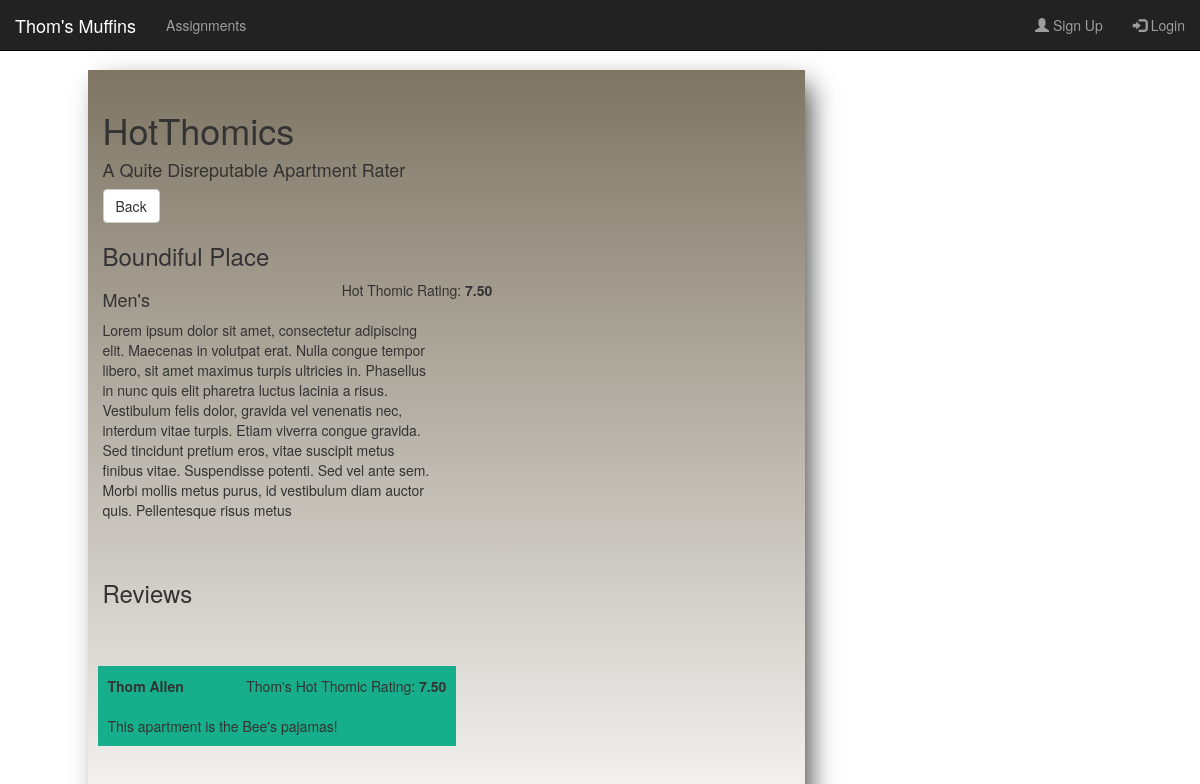
The app's page /assignments/phpDA/reviews.php?apt_id=1, older data.
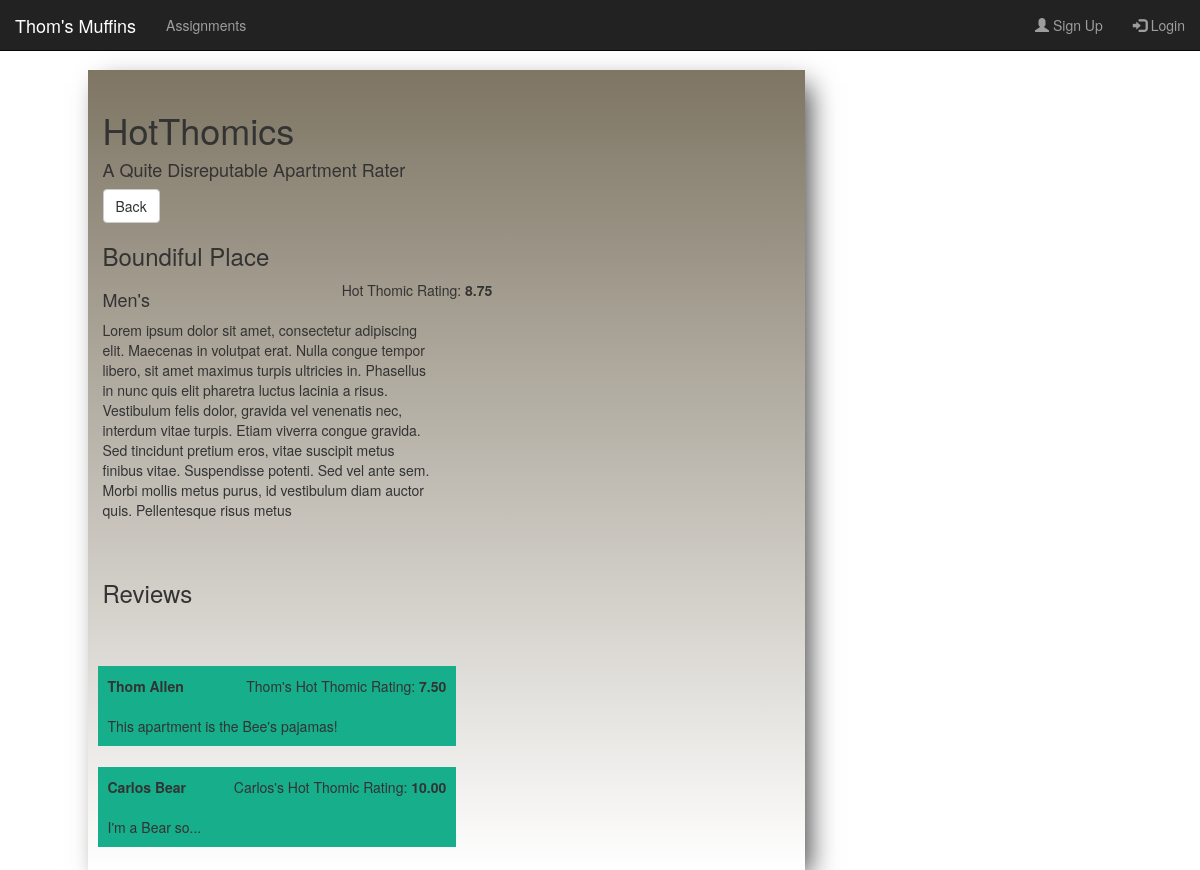
The same page, newer data.
### tables this page shows
CREATE TABLE complex
(
	id int NOT NULL AUTO_INCREMENT,
	name varchar(255) NOT NULL,
	description varchar(500) NOT NULL,
	gender_housing boolean NOT NULL,
	average_rating decimal(4, 2) NOT NULL,
	semester_price int NOT NULL,
	PRIMARY KEY (id)
);

CREATE TABLE user_review
(
	id int PRIMARY KEY NOT NULL AUTO_INCREMENT,
	user_id int NOT NULL,
	apt_id int NOT NULL,
	review varchar(1000),
	user_rating decimal(4, 2) NOT NULL,
	FOREIGN KEY (user_id) REFERENCES user(id),
	FOREIGN KEY (apt_id) REFERENCES complex(id)
);

CREATE TABLE user
(
	id int NOT NULL AUTO_INCREMENT UNIQUE,
	first_name varchar(80) NOT NULL,
	last_name varchar(80) NOT NULL,
	gender boolean NOT NULL,
	PRIMARY KEY (id)
);

### assignments/phpDA/reviews.php (the view, shortened to what this page needs)
<?php
    require_once('./db_user1.php');
    $apt_id = htmlspecialchars($_GET['apt_id']);
    $name = $description = $gender_housing = $average_rating = $semester_price = 0;
    try
    {
        foreach($db->query("SELECT name, description, gender_housing, average_rating, semester_price FROM complex WHERE id=$apt_id") as $row)
        {
            $apt_name = $row['name'];
            $description = $row['description'];
            $gender_housing = $row['gender_housing'];
            $average_rating = $row['average_rating'];
        }
        $results = $db->query("SELECT user_review.review, user_review.user_rating, user.first_name, user.last_name FROM user_review JOIN user ON user_review.user_id = user.id WHERE apt_id=$apt_id");
        $reviews = $results->fetchAll(PDO::FETCH_ASSOC);
    }
    catch (PDOException $ex)
    {
       echo 'Error!: ' . $ex->getMessage();
       die();
    }
?>
<html>
<head>
    <link rel="stylesheet" href="https://maxcdn.bootstrapcdn.com/bootstrap/3.3.6/css/bootstrap.min.css">
    <link rel="stylesheet" type="text/css" href="/cs313/app/css/main.css">
    <link rel="stylesheet" type="text/css" href="css/nav.css">
</head>
<body>
    <div class="row">
    <div class="content_div col-md-7 col-sm-8">
        <h1>HotThomics</h1>
        <h4>A Quite Disreputable Apartment Rater</h4>
        <a type="button" class="btn btn-default" role="button" href="./hotthomics.php">Back</a>
        <?php
            echo "<h3>" . $apt_name . "</h3>";
            echo "<div class='row'>";
            if (!$gender_housing) {
                echo "<h4 class='col-md-4 pull-left'>Men's</h4>";
            } else {
                echo "<h4 class='col-md-4 pull-left'>Women's</h4>";
            }
            echo "<div class='col-md-8 pull-right'>Hot Thomic Rating: <b>" . $average_rating . "</b></div>";
            echo "</div>";
            echo "<div class='row'>";
            echo "  <div class='col-md-6'>" . $description . "</div>";
            echo "  <div class='col-md-6'></div>";
            echo "</div>";
            echo "<br />";
            echo "<br />";
            echo "<h3>Reviews</h3><br />";
            echo "<br />";
            echo "<div class='row'>";
            foreach ($reviews as $value) {
                echo "<div class='user_review col-md-6'>";
                echo "<label class='pull-left'>" . $value["first_name"] . " " . $value["last_name"] . "</label>";
                echo "<div class='pull-right'>" . $value["first_name"]. "'s Hot Thomic Rating: <b>" . $value["user_rating"] . "</b></div><br />";
                echo "<br />";
                echo "<div class='pull-left'>" . $value["review"] . "</div>";
                echo "</div>";
                echo "<div class='col-md-6'></div>";
            }
            echo "</div>";
         ?>
    </div>
</body>
</html>

Row changes from the older to the newer data that the page shows:
changed complex "Boundiful Place": average_rating "7.50" → "8.75"
added user_review: user.first_name "Carlos", user.last_name "Bear", user_rating "10.00", review "I'm a Bear so..."
